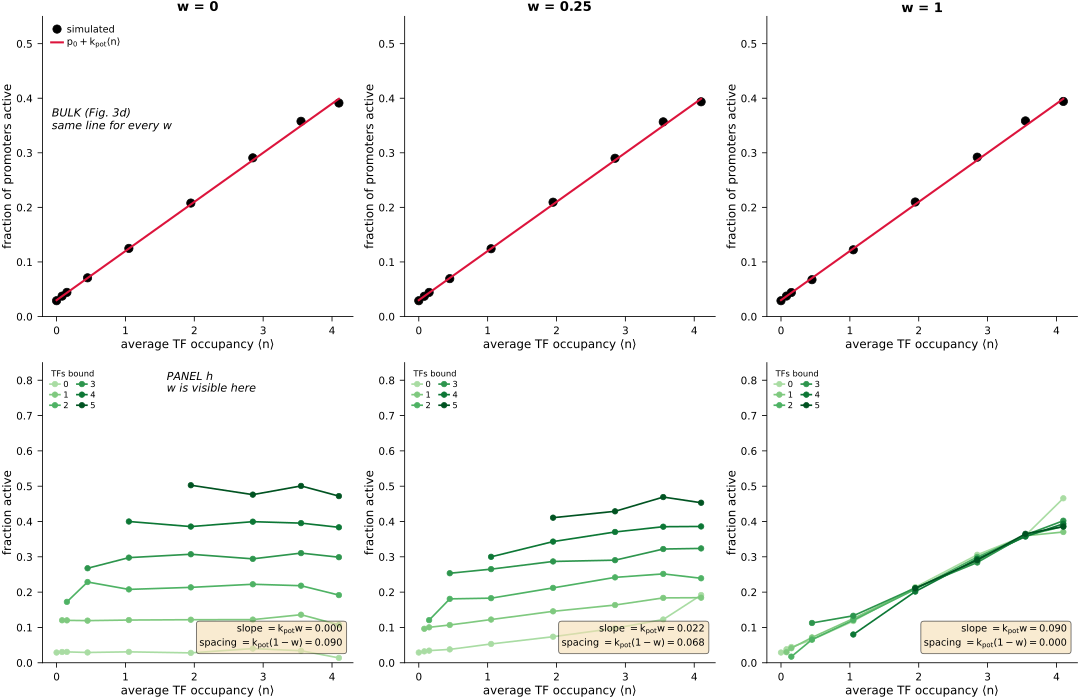

Python code for this plot:
#!/usr/bin/env python
"""
260902_w_regimes_cartoon.py

CARTOON SIMULATION of the two-timescale potency model (see
`260902_two_timescale_potency.md`), demonstrating the central claim:

    The bulk potency line (paper Fig. 3d) is IDENTICAL for every w.
    Panel h (activity stratified by instantaneous n) is the ONLY place
    the w regimes differ.

Model (identity link -- Fig. 3d is straighter than the hyperbolic additive
model, so we use a linear probability model over the observed range):

    P(active | n, <n>) = p0 + k_pot * [ (1-w)*n + w*<n> ]

    n     = TFs bound on THIS molecule in THIS snapshot
    <n>   = mean occupancy of this molecule's CONDITION (K, dox, AD)
    w     = integrated fraction of potency = tau_int / (tau_int + tau_c)

Because E[n] = <n> by construction, averaging over molecules gives

    Pbar = p0 + k_pot*<n>        EXACTLY, for any w

so k_pot (= potency) is the conserved quantity and w redistributes it:

    slope of each panel-h curve in <n>   =  k_pot * w
    spacing between consecutive n curves =  k_pot * (1-w)
    sum                                  =  k_pot

Three regimes:
    w = 0    curves FLAT in <n>, maximally separated by n   (pure instantaneous)
    w = 1    curves COLLAPSE onto one sloping line          (pure history;
                                                             real potency,
                                                             ZERO single-molecule
                                                             signal)
    0<w<1    parallel sloping lines, partially separated

Run with no args for the default figure.
"""

import argparse
from os import path

import numpy as np
import pandas as pd
from matplotlib import pyplot as plt
plt.switch_backend('agg')

MPLSTYLE = ('/oak/stanford/groups/wjg/bgrd/papers/ad_smf/'
            'activation_domain_smf_paper/ad_smf.mplstyle')

# Mean occupancy per TetO copy number, eyeballed off Fig. 3c (background 0/2).
# Sigmoidal in K -- that shape comes from cooperative binding and is taken as
# given here; this cartoon is about the promoter layer, not the array layer.
MEAN_OCC = {0: 0.0, 1: 0.08, 2: 0.15, 3: 0.45, 4: 1.05, 5: 1.95,
            6: 2.85, 7: 3.55, 8: 4.10}

# Parameters chosen to reproduce Fig. 3d: Pbar runs 0.03 -> ~0.40 as <n> -> 4.1
P0_DEFAULT = 0.03
KPOT_DEFAULT = 0.09


def simulate(w, k_pot=KPOT_DEFAULT, p0=P0_DEFAULT, n_mols=20000,
             mean_occ=None, overdispersion=0.0, rng=None):
    """Generate synthetic molecules under one w regime.

    Occupancy is drawn per molecule as Binomial(K, <n>_K / K) so that the
    condition mean matches `mean_occ` by construction (that identity is what
    makes the bulk cancellation exact). `overdispersion` > 0 switches to a
    beta-binomial with that concentration, making binding more all-or-none
    (closer to real cooperative binding) without changing the mean.
    """
    rng = np.random.default_rng(0 if rng is None else rng)
    mean_occ = MEAN_OCC if mean_occ is None else mean_occ

    rows = []
    for K, mu in mean_occ.items():
        if K == 0:
            n = np.zeros(n_mols, dtype=int)
        else:
            p = np.clip(mu / K, 0.0, 1.0)
            if overdispersion > 0:
                # beta-binomial: same mean p, extra molecule-to-molecule spread
                c = overdispersion
                p_mol = rng.beta(max(p * c, 1e-6), max((1 - p) * c, 1e-6),
                                 size=n_mols)
                n = rng.binomial(K, p_mol)
            else:
                n = rng.binomial(K, p, size=n_mols)

        # the two-timescale drive, then a Bernoulli activity draw
        drive = (1.0 - w) * n + w * mu
        prob = np.clip(p0 + k_pot * drive, 0.0, 1.0)
        active = rng.random(n_mols) < prob

        rows.append(pd.DataFrame({'K': K, 'mean_occ': mu, 'n': n,
                                  'active': active}))

    return pd.concat(rows, ignore_index=True)


def fit_back(df):
    """Recover (p0, k_fast, k_slow) -> (k_pot, w) by OLS on the linear
    probability model: active ~ 1 + n + mean_occ.

    This is the estimator recommended in the design doc: linear in the
    parameters, so no convexity worries, and it is the same weighted-least-
    squares family `compute_potency.py` already uses.
    """
    X = np.column_stack([np.ones(len(df)), df['n'].to_numpy(float),
                         df['mean_occ'].to_numpy(float)])
    y = df['active'].to_numpy(float)
    coef, *_ = np.linalg.lstsq(X, y, rcond=None)
    p0_hat, k_fast, k_slow = coef
    k_pot = k_fast + k_slow
    w_hat = k_slow / k_pot if k_pot != 0 else np.nan
    return dict(p0=p0_hat, k_fast=k_fast, k_slow=k_slow,
                k_pot=k_pot, w=w_hat)


def panel_h_table(df, mol_thresh=10, max_n=5):
    """Fraction active per (condition, instantaneous n) -- i.e. paper panel h,
    but with <n> on x (the coordinate the model is linear in) rather than K.
    `mol_thresh` mirrors the real pipeline's per-point molecule floor."""
    g = (df[df['n'] <= max_n]
         .groupby(['K', 'mean_occ', 'n'])['active']
         .agg(['mean', 'size'])
         .reset_index())
    return g[g['size'] > mol_thresh]


def main():
    ap = argparse.ArgumentParser(description=__doc__,
                                 formatter_class=argparse.RawDescriptionHelpFormatter)
    ap.add_argument('--w', type=float, nargs='+', default=[0.0, 0.25, 1.0],
                    help='w regimes to simulate (default: 0 0.25 1)')
    ap.add_argument('--k_pot', type=float, default=KPOT_DEFAULT)
    ap.add_argument('--p0', type=float, default=P0_DEFAULT)
    ap.add_argument('--n_mols', type=int, default=20000,
                    help='molecules per condition')
    ap.add_argument('--overdispersion', type=float, default=0.0,
                    help='beta-binomial concentration; 0 = plain binomial')
    ap.add_argument('--output', type=str,
                    default=path.join(path.dirname(path.abspath(__file__)),
                                      '260902_w_regimes_cartoon.pdf'))
    args = ap.parse_args()

    if path.exists(MPLSTYLE):
        plt.style.use(MPLSTYLE)

    sims = {w: simulate(w, k_pot=args.k_pot, p0=args.p0, n_mols=args.n_mols,
                        overdispersion=args.overdispersion, rng=1)
            for w in args.w}

    nw = len(args.w)
    # the repo mplstyle sets constrained_layout=True; keep it and skip tight_layout
    fig, axs = plt.subplots(2, nw, figsize=(3.6 * nw, 7.0), squeeze=False,
                            constrained_layout=True)

    # ---- row 0: the BULK potency plot (paper Fig. 3d) -- identical for all w
    for j, w in enumerate(args.w):
        ax = axs[0][j]
        bulk = (sims[w].groupby('mean_occ')['active'].mean().reset_index())
        ax.plot(bulk['mean_occ'], bulk['active'], 'o', ms=6, color='k',
                label='simulated')
        xs = np.linspace(0, max(MEAN_OCC.values()), 100)
        ax.plot(xs, args.p0 + args.k_pot * xs, '-', color='crimson', lw=1.5,
                label=r'$p_0 + k_{pot}\langle n\rangle$')
        ax.set_title(f'$w$ = {w:g}', fontweight='bold')
        ax.set_xlabel(r'average TF occupancy $\langle n\rangle$')
        ax.set_ylabel('fraction of promoters active')
        ax.set_ylim(0, 0.55)
        if j == 0:
            ax.legend(fontsize=7, loc='upper left')
            ax.text(0.03, 0.62, 'BULK (Fig. 3d)\nsame line for every $w$',
                    transform=ax.transAxes, fontsize=8, style='italic')

    # ---- row 1: panel h -- this is where the regimes separate
    for j, w in enumerate(args.w):
        ax = axs[1][j]
        tab = panel_h_table(sims[w])
        ns = sorted(tab['n'].unique())
        greens = plt.cm.Greens(np.linspace(0.35, 0.95, len(ns)))
        for c, n in zip(greens, ns):
            sub = tab[tab['n'] == n].sort_values('mean_occ')
            ax.plot(sub['mean_occ'], sub['mean'], 'o-', ms=4, lw=1.2,
                    color=c, label=f'{n}')
        ax.set_xlabel(r'average TF occupancy $\langle n\rangle$')
        ax.set_ylabel('fraction active')
        ax.set_ylim(0, 0.85)
        ax.legend(title='TFs bound', fontsize=6, title_fontsize=6, ncol=2,
                  loc='upper left')

        # annotate the decomposition
        ax.text(0.97, 0.04,
                f'slope $= k_{{pot}}w = {args.k_pot * w:.3f}$\n'
                f'spacing $= k_{{pot}}(1-w) = {args.k_pot * (1 - w):.3f}$',
                transform=ax.transAxes, fontsize=7, ha='right', va='bottom',
                bbox=dict(boxstyle='round', fc='wheat', alpha=0.6))
        if j == 0:
            ax.text(0.40, 0.97, 'PANEL h\n$w$ is visible here',
                    transform=ax.transAxes, fontsize=8, style='italic',
                    va='top')

    fig.savefig(args.output)
    plt.close(fig)
    print(f'wrote {args.output}')

    # ---- recovery check: can we get w back out?
    print('\nrecovery by OLS on  active ~ 1 + n + <n>   '
          f'(true k_pot = {args.k_pot:g}, p0 = {args.p0:g})')
    print(f"{'w_true':>8} {'w_hat':>8} {'k_pot_hat':>10} "
          f"{'k_fast':>8} {'k_slow':>8} {'p0_hat':>8}")
    for w in args.w:
        f = fit_back(sims[w])
        print(f"{w:8.2f} {f['w']:8.3f} {f['k_pot']:10.4f} "
              f"{f['k_fast']:8.4f} {f['k_slow']:8.4f} {f['p0']:8.4f}")

    # ---- and the point of the whole exercise: bulk cannot tell them apart
    print('\nbulk potency slope fitted per regime (should be ~identical):')
    for w in args.w:
        bulk = sims[w].groupby('mean_occ')['active'].mean().reset_index()
        A = np.column_stack([np.ones(len(bulk)),
                             bulk['mean_occ'].to_numpy(float)])
        c, *_ = np.linalg.lstsq(A, bulk['active'].to_numpy(float), rcond=None)
        print(f'   w = {w:4.2f}   intercept = {c[0]:.4f}   slope = {c[1]:.4f}')


if __name__ == '__main__':
    main()
